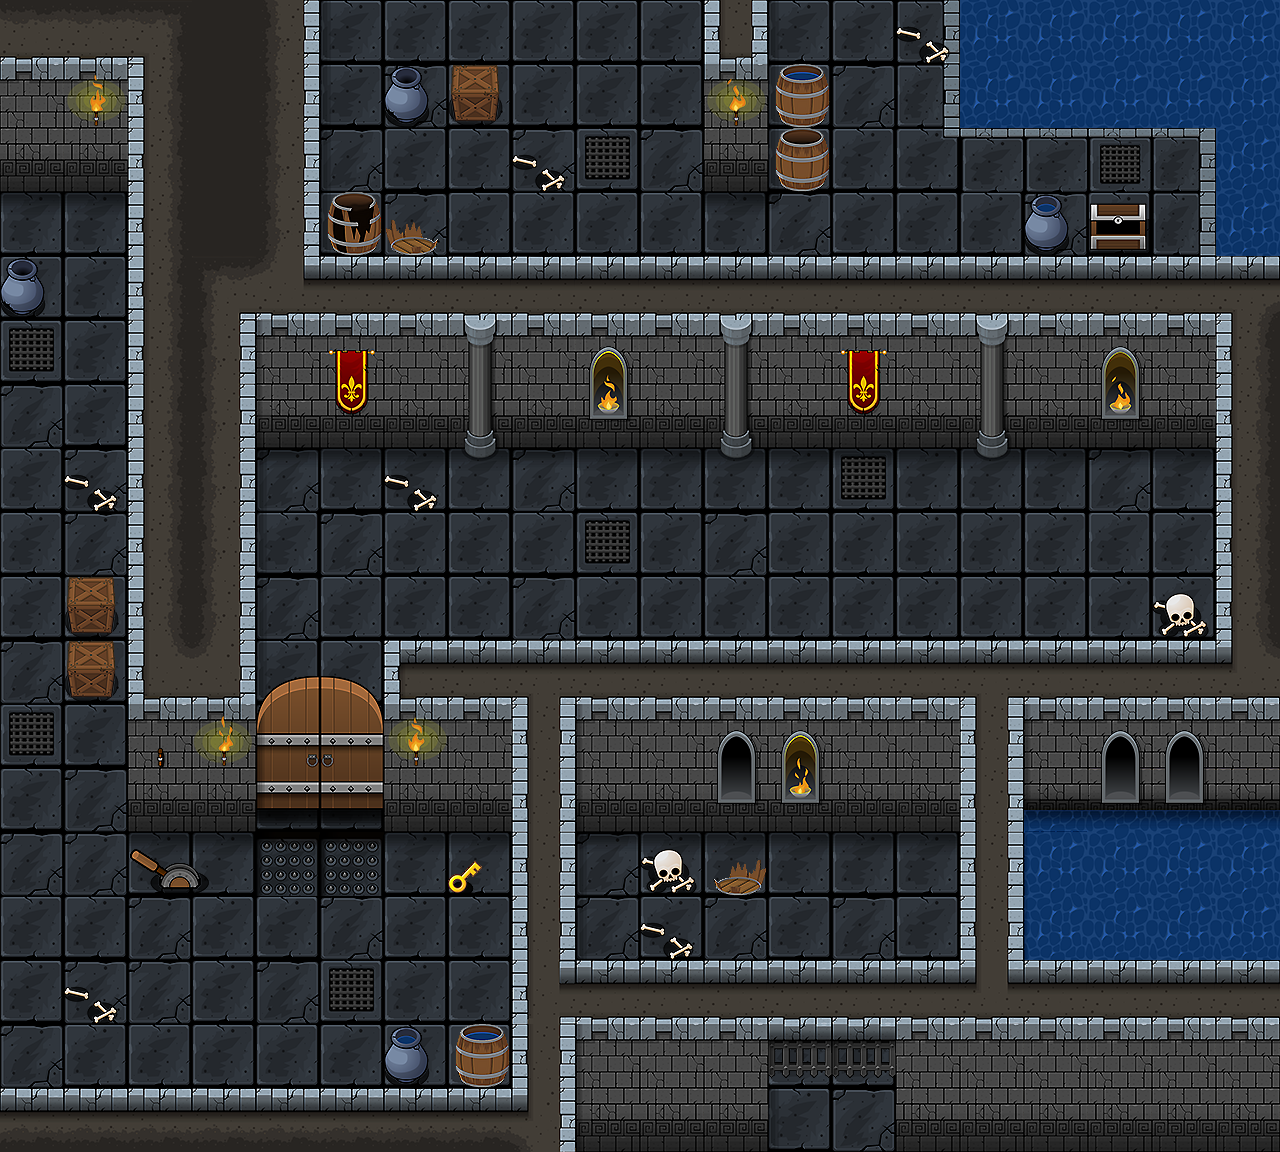

This game map was drawn from its Tiled (.tmx) file and the tilesets committed beside it. A one-line description and the full map source follow:
An orthogonal 20x18 tile map with 64x64 px tiles, 6 tile layers (flour, onFlour, sinkLayer, blockLayer, ...) and 2 objects.

<map version="1.0" tiledversion="1.1.6" orientation="orthogonal" renderorder="right-down" width="20" height="18" tilewidth="64" tileheight="64" infinite="0" nextobjectid="14">
 <tileset firstgid="1" name="tileSheet04-01" tilewidth="64" tileheight="64" tilecount="260" columns="13">
  <image source="tileSheet18-09.png" width="832" height="1280" />
 </tileset>
 <layer name="flour" width="20" height="18">
  <data encoding="csv">
56,56,0,0,0,33,56,56,56,56,56,56,33,56,81,134,134,134,134,134,
56,56,0,0,0,33,57,56,56,56,56,56,33,57,81,134,134,134,134,134,
56,56,0,0,0,20,56,56,57,58,57,57,33,56,94,96,96,95,119,134,
45,45,0,0,0,33,57,56,56,56,56,44,46,56,56,56,57,56,81,134,
56,56,0,0,0,0,0,0,0,0,0,0,0,0,0,0,0,0,0,0,
58,56,0,0,0,0,0,0,0,0,0,0,0,0,0,0,0,0,0,0,
57,56,0,0,0,0,0,0,0,0,0,0,0,0,0,0,0,0,0,0,
56,57,0,0,41,45,45,44,43,45,45,44,45,42,45,44,45,43,45,0,
56,57,0,0,33,57,56,56,56,58,56,57,56,56,56,56,56,56,56,0,
56,56,0,0,20,56,56,56,57,56,56,56,56,56,56,56,56,56,56,0,
57,56,0,0,33,56,0,0,0,0,0,0,0,0,0,0,0,0,0,0,
58,56,0,0,33,56,0,0,0,0,0,0,0,0,0,0,0,0,0,0,
56,57,0,0,56,56,0,0,0,0,0,0,0,0,0,0,0,0,0,0,
57,57,45,45,230,230,45,45,0,41,45,45,45,45,45,0,0,0,0,0,
56,56,57,56,56,57,56,56,0,20,56,57,56,57,56,0,0,0,0,0,
56,57,57,56,57,58,56,56,0,0,0,0,0,0,0,0,0,0,0,0,
57,56,56,56,56,56,56,56,0,0,0,0,56,56,0,0,0,0,0,0,
0,0,0,0,0,0,0,0,0,0,0,0,33,57,0,0,0,0,0,0
</data>
 </layer>
 <layer name="onFlour" width="20" height="18">
  <data encoding="csv">
0,0,0,0,0,0,0,0,0,0,0,0,0,0,180,0,0,0,0,0,
0,0,0,0,0,0,178,169,0,0,0,0,236,0,0,0,0,0,0,0,
0,0,0,0,0,0,0,0,180,0,0,0,237,0,0,0,0,0,0,0,
0,0,0,0,0,238,244,0,0,0,0,238,0,0,0,0,177,168,0,0,
178,0,0,0,0,0,0,0,0,0,0,0,0,0,0,0,0,0,0,0,
0,0,0,0,0,0,0,0,0,0,0,0,0,0,0,0,0,0,0,0,
0,0,0,0,0,0,0,0,0,0,0,0,0,0,0,0,0,0,0,0,
0,180,0,0,0,0,180,0,0,0,0,0,0,0,0,0,0,0,0,0,
0,0,0,0,0,0,0,0,0,0,0,0,0,0,0,0,0,0,0,0,
0,169,0,0,0,0,0,0,0,0,0,0,0,0,0,0,0,0,179,0,
0,169,0,0,0,0,0,0,0,0,0,0,0,0,0,0,0,0,0,0,
0,0,0,0,0,0,0,0,0,0,0,0,0,0,0,0,0,0,0,0,
0,0,0,0,0,0,0,0,0,0,0,0,0,0,0,0,0,0,0,0,
0,0,248,249,0,0,0,181,0,0,179,241,0,0,0,0,0,0,0,0,
0,0,0,0,0,0,0,0,0,0,180,0,0,0,0,0,0,0,0,0,
0,180,0,0,0,0,0,0,0,0,0,0,0,0,0,0,0,0,0,0,
0,0,0,0,0,0,177,236,0,0,0,0,0,0,0,0,0,0,0,0,
0,0,0,0,0,0,0,0,0,0,0,0,0,0,0,0,0,0,0,0
</data>
 </layer>
 <layer name="sinkLayer" width="20" height="18">
  <data encoding="csv">
0,0,0,0,0,0,0,0,0,0,0,0,0,0,0,0,0,0,0,0,
0,0,0,0,0,0,0,0,0,0,0,0,0,0,0,0,0,0,0,0,
0,0,0,0,0,0,0,0,0,0,0,0,0,0,0,0,0,0,0,0,
0,0,0,0,0,0,0,0,0,0,0,0,0,0,0,0,0,0,0,0,
0,0,0,0,0,0,0,0,0,0,0,0,0,0,0,0,0,0,0,0,
0,0,0,0,0,0,0,0,0,0,0,0,0,0,0,0,0,0,0,0,
0,0,0,0,0,0,0,0,0,0,0,0,0,0,0,0,0,0,0,0,
0,0,0,0,0,0,0,0,0,0,0,0,0,0,0,0,0,0,0,0,
0,0,0,0,0,0,0,0,0,0,0,0,0,0,0,0,0,0,0,0,
0,0,0,0,0,0,0,0,0,0,0,0,0,0,0,0,0,0,0,0,
0,0,0,0,0,0,0,0,0,0,0,0,0,0,0,0,0,0,0,0,
0,0,0,0,0,0,0,0,0,0,0,0,0,0,0,0,0,0,0,0,
0,0,0,0,0,0,0,0,0,0,0,0,0,0,0,0,0,0,0,0,
0,0,0,0,0,0,0,0,0,0,0,0,0,0,0,0,0,0,0,0,
0,0,0,0,0,0,0,0,0,0,0,0,0,0,0,0,0,0,0,0,
0,0,0,0,0,0,0,0,0,0,0,0,0,0,0,0,0,0,0,0,
0,0,0,0,0,0,0,0,0,0,0,0,0,0,0,0,0,0,0,0,
0,0,0,0,0,0,0,0,0,0,0,0,0,0,0,0,0,0,0,0
</data>
 </layer>
 <layer name="blockLayer" width="20" height="18">
  <data encoding="csv">
36,36,111,23,24,0,0,0,0,0,0,40,0,0,0,0,0,0,0,0,
19,19,22,23,24,0,0,0,0,0,0,19,0,0,0,0,0,0,0,0,
32,32,22,23,24,0,0,0,0,0,0,32,0,0,0,0,0,0,0,0,
0,0,22,23,24,0,0,0,0,0,0,45,0,0,0,0,0,0,0,0,
0,0,22,110,104,3,3,3,3,3,3,3,3,3,3,3,3,3,3,116,
0,0,22,24,15,17,19,18,19,19,19,18,19,17,19,18,19,19,19,22,
0,0,22,24,28,30,32,31,32,32,32,31,32,30,32,31,32,32,32,22,
0,0,22,24,0,0,0,0,0,0,0,0,0,0,0,0,0,0,0,22,
0,0,22,24,0,0,0,0,0,0,0,0,0,0,0,0,0,0,0,22,
0,0,22,24,0,0,0,0,0,0,0,0,0,0,0,0,0,0,0,22,
0,0,35,37,0,0,0,0,0,0,0,0,0,0,0,0,0,0,0,103,
0,0,19,19,209,210,19,19,27,15,19,19,19,19,19,27,15,19,19,19,
0,0,32,32,222,223,32,32,27,28,32,32,32,32,32,27,66,79,79,79,
0,0,0,0,0,0,0,0,27,0,0,0,0,0,0,27,133,134,134,134,
0,0,0,0,0,0,0,0,27,0,0,0,0,0,0,27,133,134,134,134,
0,0,0,0,0,0,0,0,78,3,3,3,3,3,3,39,3,3,3,3,
0,0,0,0,0,0,0,0,27,15,19,19,172,172,19,19,19,19,19,19,
10,10,10,10,10,10,10,10,100,28,32,32,0,0,32,32,32,32,32,32
</data>
 </layer>
 <layer name="onBlockLayer" width="20" height="18">
  <data encoding="csv">
0,0,0,0,0,0,0,0,0,0,0,0,0,0,0,0,0,0,0,0,
0,193,0,0,0,0,0,0,0,0,0,191,0,0,0,0,0,0,0,0,
0,0,0,0,0,0,0,0,0,0,0,0,0,0,0,0,0,0,0,0,
0,0,0,0,0,0,0,0,0,0,0,0,0,0,0,0,0,0,0,0,
0,0,0,0,0,0,0,0,0,0,0,0,0,0,0,0,0,0,0,0,
0,0,0,0,0,0,0,0,0,205,0,0,0,0,0,0,0,204,0,0,
0,0,0,0,0,0,0,0,0,218,0,0,0,0,0,0,0,217,0,0,
0,0,0,0,0,0,0,0,0,0,0,0,0,0,0,0,0,0,0,0,
0,0,0,0,0,0,0,0,0,0,0,0,0,0,0,0,0,0,0,0,
0,0,0,0,0,0,0,0,0,0,0,0,0,0,0,0,0,0,0,0,
0,0,0,0,0,0,0,0,0,0,0,0,0,0,0,0,0,0,0,0,
0,0,195,194,0,0,192,0,0,0,0,208,207,0,0,0,0,208,208,0,
0,0,0,0,0,0,0,0,0,0,0,221,220,0,0,0,0,221,221,0,
0,0,0,0,0,0,0,0,0,0,0,0,0,0,0,0,0,0,0,0,
0,0,0,0,0,0,0,0,0,0,0,0,0,0,0,0,0,0,0,0,
0,0,0,0,0,0,0,0,0,0,0,0,0,0,0,0,0,0,0,0,
0,0,0,0,0,0,0,0,0,0,0,0,0,0,0,0,0,0,0,0,
0,0,0,0,0,0,0,0,0,0,0,0,0,0,0,0,0,0,0,0
</data>
 </layer>
 <objectgroup name="playerLayer">
  <object id="1" gid="178" x="415" y="590" width="64" height="64">
   <properties>
    <property name="type" value="playerStartPosition" />
   </properties>
  </object>
 </objectgroup>
 <objectgroup name="objectLayer">
  <object id="13" gid="164" x="1028" y="572" width="64" height="64">
   <properties>
    <property name="sprite" value="treasure1" />
    <property name="type" value="chest" />
   </properties>
  </object>
 </objectgroup>
 <layer name="upperLayer" width="20" height="18">
  <data encoding="csv">
0,0,0,0,0,0,0,0,0,0,0,0,0,0,0,0,0,0,0,0,
0,0,0,0,0,0,0,0,0,0,0,0,0,0,0,0,0,0,0,0,
0,0,0,0,0,0,0,0,0,0,0,0,0,0,0,0,0,0,0,0,
0,0,0,0,0,0,0,0,0,0,0,0,0,0,0,0,0,0,0,0,
0,0,0,0,0,0,0,0,0,0,0,0,0,0,0,0,0,0,0,0,
0,0,0,0,0,0,0,0,0,0,0,0,0,0,0,0,0,0,0,0,
0,0,0,0,0,0,0,0,0,0,0,0,0,0,0,0,0,0,0,0,
0,0,0,0,0,0,0,0,0,0,0,0,0,0,0,0,0,0,0,0,
0,0,0,0,0,0,0,0,0,0,0,0,0,0,0,0,0,0,0,0,
0,0,0,0,0,0,0,0,0,0,0,0,0,0,0,0,0,0,0,0,
0,0,0,0,196,197,2,3,52,3,3,3,3,3,3,52,3,3,3,0,
0,0,0,0,0,0,0,0,0,0,0,0,0,0,0,0,0,0,0,0,
0,0,0,0,0,0,0,0,0,0,0,0,0,0,0,0,0,0,0,0,
0,0,0,0,0,0,0,0,0,0,0,0,0,0,0,0,0,0,0,0,
0,0,0,0,0,0,0,0,0,0,0,0,0,0,0,0,0,0,0,0,
0,0,0,0,0,0,0,0,0,0,0,0,0,0,0,0,0,0,0,0,
0,0,0,0,0,0,0,0,0,0,0,0,0,0,0,0,0,0,0,0,
0,0,0,0,0,0,0,0,0,0,0,0,0,0,0,0,0,0,0,0
</data>
 </layer>
</map>
